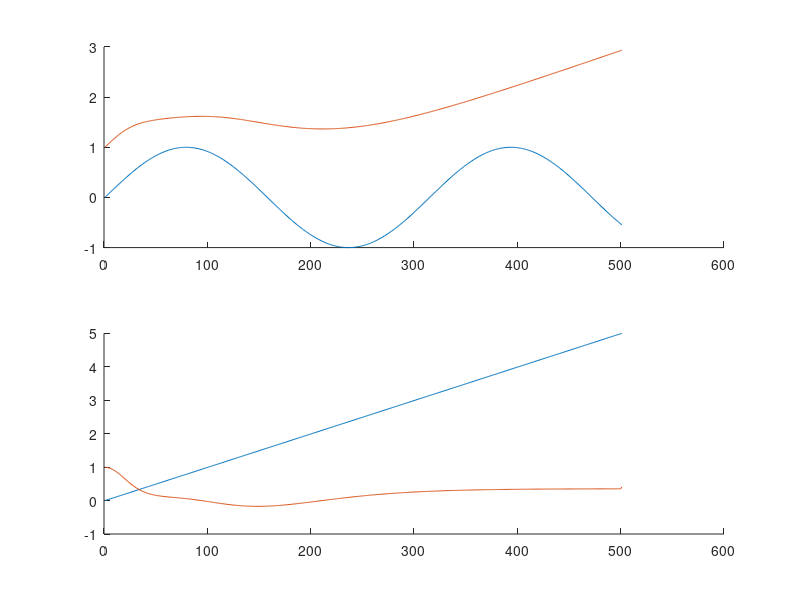
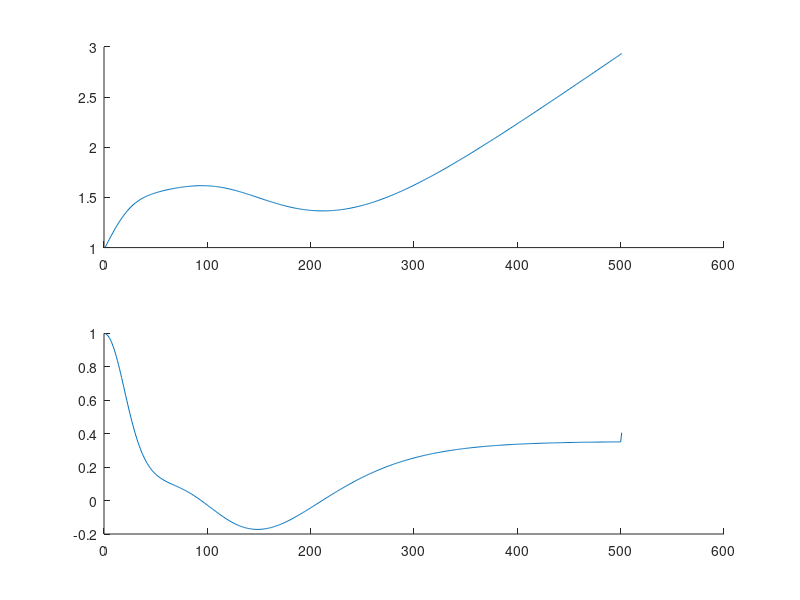
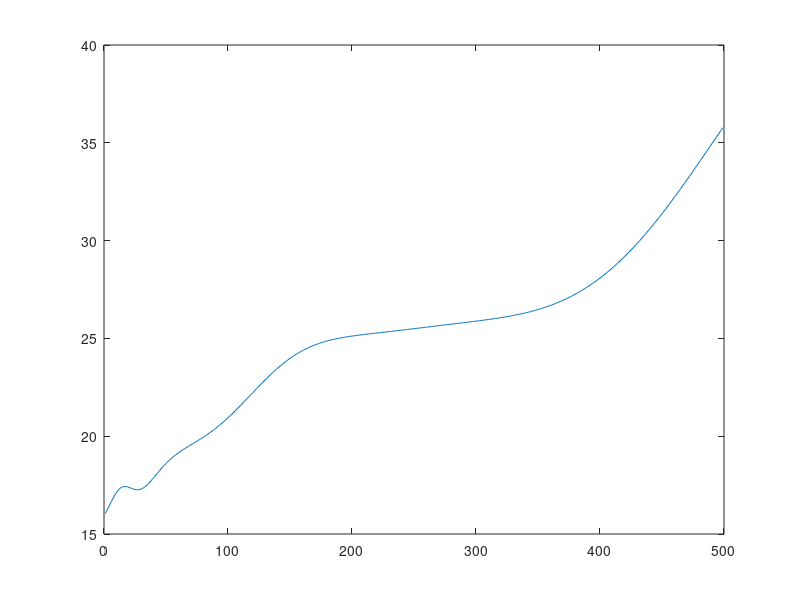

Here is the MATLAB script that generated these plots, in order:
% Book: Optimal Control Theory: An introduxtion by Donald E. Kirk
%
% Erivelton Gualter, 02/08/2018
%

clear all, close all, clc

% Plant
A = [0 1; -1 2];
B = [0; 1];

% Simulation Parameters
T = 10;
dt = 0.02;
t = 0:dt:T; 
X0 = [1; 1];

% LQR Parameters
H = [1 0; 0 1];
Q = [1 0; 0 1];
R = 1;
C = [1 0; 0 1];
r = [sin(t); t/2];
% r = zeros(2,length(t));
% r = ones(2,length(t));

%% Riccati Approach
N = length(t);
S(:,:,N) = C'*H*C;
V(:,:,N) = C'*H*r(end);
K(:,:,N) = inv(R)*B'*S(:,:,N);
for k=N:-1:2
    
    Sd(:,:,k) = -A'*S(:,:,k) - S(:,:,k)*A + S(:,:,k)*B*inv(R)*B'*S(:,:,k) - C'*Q*C;   
    Vd(:,:,k) = - (A-B*K(:,:,k))'*V(:,:,k) - C'*Q*r(:,k);
    
    S(:,:,k-1) = S(:,:,k) - Sd(:,:,k)*dt;
    K(:,:,k) = inv(R)*B'*S(:,:,k-1);
    V(:,:,k-1) = V(:,:,k) - Vd(:,:,k)*dt;
end
% ktemp = K(1,1,:); K11(:) = ktemp(:,:,:);
% ktemp = K(1,2,:); K12(:) = ktemp(:,:,:);
% ktemp = K(2,1,:); K21(:) = ktemp(:,:,:);
% ktemp = K(2,2,:); K22(:) = ktemp(:,:,:);

% A = [0 1; -1 2];
% B = [0; 1];


X = X0;
for k=1:N-1

    u(k)  = -inv(R)*B'*( K(:,:,N-k)*X(:,k)-r(:,k) );        
    XD = A*X(:,k) + B*u(k);
    
    X(:,k+1) = X(:,k) + XD*dt;    
end

% Performance Measure (calc cost)
for k=1:N-2
    J(k) = (C*X(:,end)-r(:,end))'*H*(C*X(:,end)-r(:,end))/2 + ((C*X(:,k)-r(:,end))'*Q*(C*X(:,k)-r(:,k)) + u(k)*R*u(k))/2;
end

%%
subplot(211); hold on; plot(r(1,:)); plot(X(1,:));
subplot(212); hold on; plot(r(2,:)); plot(X(2,:));
% subplot(211); hold on; plot(t, X(1,:));
% subplot(212); hold on; plot(t, X(2,:));
figure
subplot(211); hold on; plot(X(1,:));
subplot(212); hold on; plot(X(2,:));

figure; plot(J)